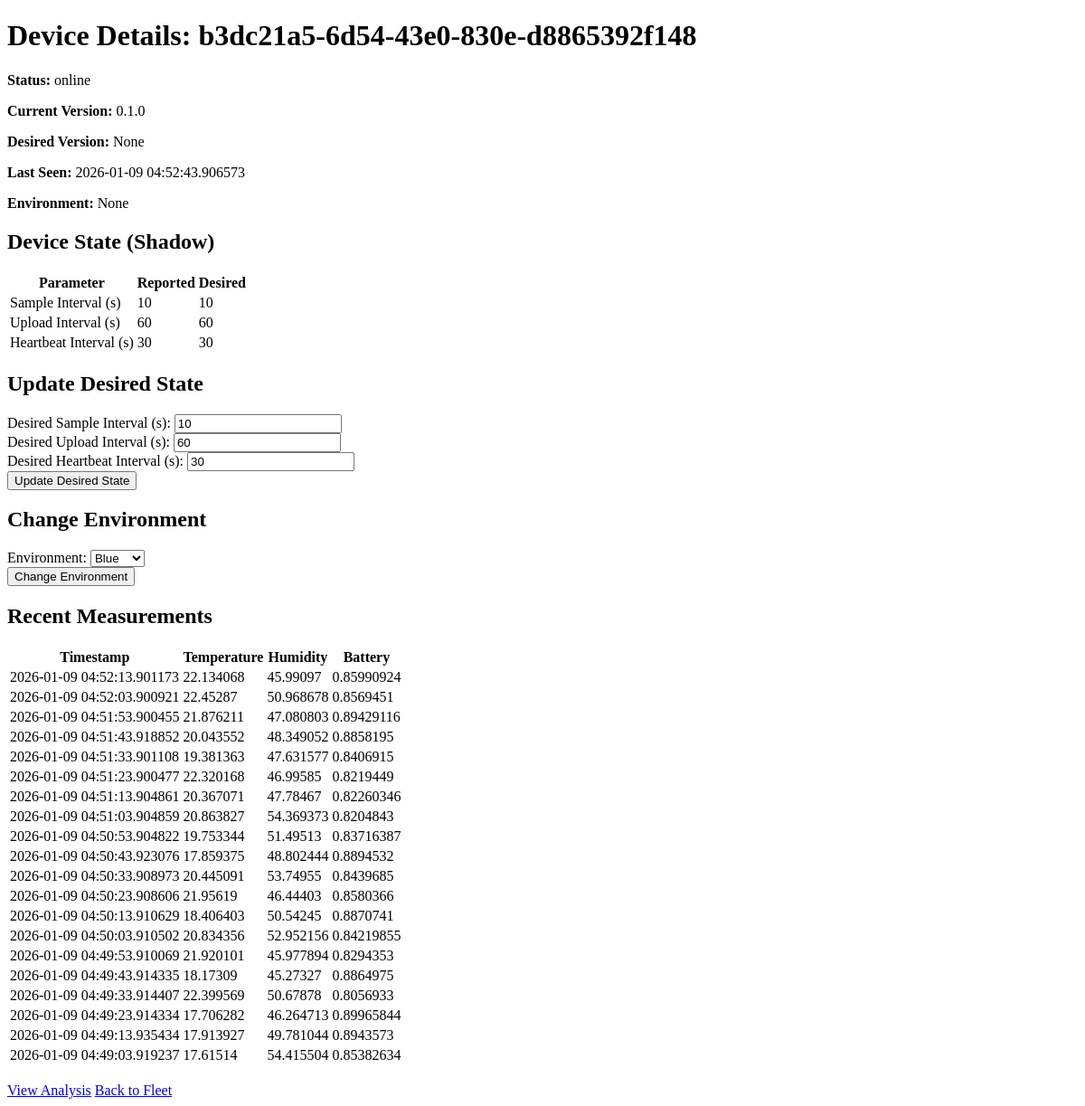
The page /devices/b3dc21a5-6d54-43e0-830e-d8865392f148 on the database its author committed.
### app/models.py (models this page shows)
class Device(Base):
    __tablename__ = "devices"
    id = Column(String, primary_key=True, index=True)
    current_version = Column(String)
    desired_version = Column(String)
    last_seen = Column(DateTime, default=datetime.datetime.utcnow)
    status = Column(String)
    rollout_bucket = Column(Integer, default=lambda: random.randint(0, 99))
    environment = Column(String, default="blue")
    region = Column(String, nullable=True)
    hardware_rev = Column(String, nullable=True)
    reported_sample_interval_secs = Column(Integer, default=10)
    reported_upload_interval_secs = Column(Integer, default=60)
    reported_heartbeat_interval_secs = Column(Integer, default=30)
    desired_sample_interval_secs = Column(Integer, default=10)
    desired_upload_interval_secs = Column(Integer, default=60)
    desired_heartbeat_interval_secs = Column(Integer, default=30)
    measurements = relationship("Measurement", back_populates="device")
    errors = relationship("DeviceError", back_populates="device")

### app/ui/views.py (the view)
@router.get("/devices/{device_id}", response_class=HTMLResponse)
async def read_device(request: Request, device_id: str, db: Session = Depends(get_db)):
    device = db.query(models.Device).filter(models.Device.id == device_id).first()
    if device:
        measurements = db.query(models.Measurement).filter(models.Measurement.device_id == device_id).order_by(models.Measurement.timestamp.desc()).limit(20).all()
    else:
        measurements = []
    return templates.TemplateResponse("device_detail.html", {"request": request, "device": device, "measurements": measurements})

### app/ui/templates/device_detail.html (shortened to what this page needs)
<!DOCTYPE html>
<html>
<head>
    <link rel="stylesheet" href="/static/main.css">
</head>
<body>
    {% if device %}
    <h1>Device Details: {{ device.id }}</h1>
    <p><strong>Status:</strong> {{ device.status }}</p>
    <p><strong>Current Version:</strong> {{ device.current_version }}</p>
    <p><strong>Desired Version:</strong> {{ device.desired_version }}</p>
    <p><strong>Last Seen:</strong> {{ device.last_seen }}</p>
    <p><strong>Environment:</strong> {{ device.environment }}</p>
    <h2>Device State (Shadow)</h2>
    <table>
        <thead>
            <tr>
                <th>Parameter</th>
                <th>Reported</th>
                <th>Desired</th>
            </tr>
        </thead>
        <tbody>
            <tr>
                <td>Sample Interval (s)</td>
                <td>{{ device.reported_sample_interval_secs }}</td>
                <td class="{% if device.reported_sample_interval_secs != device.desired_sample_interval_secs %}unconverged{% endif %}">{{ device.desired_sample_interval_secs }}</td>
            </tr>
            <tr>
                <td>Upload Interval (s)</td>
                <td>{{ device.reported_upload_interval_secs }}</td>
                <td class="{% if device.reported_upload_interval_secs != device.desired_upload_interval_secs %}unconverged{% endif %}">{{ device.desired_upload_interval_secs }}</td>
            </tr>
            <tr>
                <td>Heartbeat Interval (s)</td>
                <td>{{ device.reported_heartbeat_interval_secs }}</td>
                <td class="{% if device.reported_heartbeat_interval_secs != device.desired_heartbeat_interval_secs %}unconverged{% endif %}">{{ device.desired_heartbeat_interval_secs }}</td>
            </tr>
        </tbody>
    </table>
    <h2>Update Desired State</h2>
    <form id="update-state-form">
        <div class="control-group">
            <label for="desired_sample_interval_secs">Desired Sample Interval (s):</label>
            <input type="number" id="desired_sample_interval_secs" name="desired_sample_interval_secs" value="{{ device.desired_sample_interval_secs }}">
        </div>
        <div class="control-group">
            <label for="desired_upload_interval_secs">Desired Upload Interval (s):</label>
            <input type="number" id="desired_upload_interval_secs" name="desired_upload_interval_secs" value="{{ device.desired_upload_interval_secs }}">
        </div>
        <div class="control-group">
            <label for="desired_heartbeat_interval_secs">Desired Heartbeat Interval (s):</label>
            <input type="number" id="desired_heartbeat_interval_secs" name="desired_heartbeat_interval_secs" value="{{ device.desired_heartbeat_interval_secs }}">
        </div>
        <button type="submit">Update Desired State</button>
    </form>
    <h2>Change Environment</h2>
    <form id="update-environment-form">
        <div class="control-group">
            <label for="environment">Environment:</label>
            <select id="environment" name="environment">
                <option value="blue" {% if device.environment == 'blue' %}selected{% endif %}>Blue</option>
            </select>
        </div>
        <button type="submit">Change Environment</button>
    </form>
    <h2>Recent Measurements</h2>
    <table>
        <thead>
            <tr>
                <th>Timestamp</th>
                <th>Temperature</th>
                <th>Humidity</th>
                <th>Battery</th>
            </tr>
        </thead>
        <tbody>
            {% for m in measurements %}
            <tr>
                <td>{{ m.timestamp }}</td>
                <td>{{ m.temp }}</td>
                <td>{{ m.humidity }}</td>
                <td>{{ m.battery }}</td>
            </tr>
            {% endfor %}
        </tbody>
    </table>
    {% else %}
    <h1>Device not found</h1>
    {% endif %}
    <br>
    <a href="/devices/{{ device.id }}/analysis" class="button">View Analysis</a>
    <a href="/">Back to Fleet</a>
</body>
</html>

### rows shown on the page
Device: id "b3dc21a5-6d54-43e0-830e-d8865392f148", status "online", current_version "0.1.0", desired_version "None", last_seen "2026-01-09 04:52:43.906573", environment "None", reported_sample_interval_secs "10", desired_sample_interval_secs "10", reported_upload_interval_secs "60", desired_upload_interval_secs "60", reported_heartbeat_interval_secs "30", desired_heartbeat_interval_secs "30"

### other values the page prints
{{ m.timestamp }} "2026-01-09 04:52:13.901173" "2026-01-09 04:52:03.900921" "2026-01-09 04:51:53.900455" "2026-01-09 04:51:43.918852" "2026-01-09 04:51:33.901108" "2026-01-09 04:51:23.900477" "2026-01-09 04:51:13.904861" "2026-01-09 04:51:03.904859" "2026-01-09 04:50:53.904822" "2026-01-09 04:50:43.923076" "2026-01-09 04:50:33.908973" "2026-01-09 04:50:23.908606" "2026-01-09 04:50:13.910629" "2026-01-09 04:50:03.910502" "2026-01-09 04:49:53.910069" "2026-01-09 04:49:43.914335" "2026-01-09 04:49:33.914407" "2026-01-09 04:49:23.914334" "2026-01-09 04:49:13.935434" "2026-01-09 04:49:03.919237"
{{ m.temp }} "22.134068" "22.45287" "21.876211" "20.043552" "19.381363" "22.320168" "20.367071" "20.863827" "19.753344" "17.859375" "20.445091" "21.95619" "18.406403" "20.834356" "21.920101" "18.17309" "22.399569" "17.706282" "17.913927" "17.61514"
{{ m.humidity }} "45.99097" "50.968678" "47.080803" "48.349052" "47.631577" "46.99585" "47.78467" "54.369373" "51.49513" "48.802444" "53.74955" "46.44403" "50.54245" "52.952156" "45.977894" "45.27327" "50.67878" "46.264713" "49.781044" "54.415504"
{{ m.battery }} "0.85990924" "0.8569451" "0.89429116" "0.8858195" "0.8406915" "0.8219449" "0.82260346" "0.8204843" "0.83716387" "0.8894532" "0.8439685" "0.8580366" "0.8870741" "0.84219855" "0.8294353" "0.8864975" "0.8056933" "0.89965844" "0.8943573" "0.85382634"
